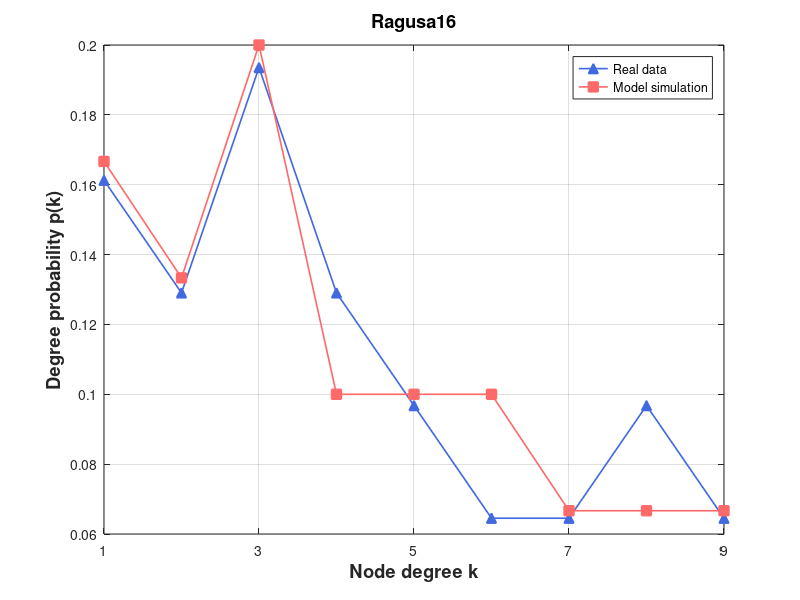

This figure's MATLAB source:
% Create some data
% 定义度数直方图

degree_hist1 = [0, 5, 4, 6, 4, 3, 2, 2, 3, 2];
degree_hist2 = [0, 5, 4, 6, 3, 3, 3, 2, 2, 2];

% 将度数直方图转换为浮点型数组

degree_hist1 = double(degree_hist1);
degree_hist2 = double(degree_hist2);

degree1 = degree_hist1(2:end);
degree2 = degree_hist2(2:end);
% 计算度数概率
degree_prob1 = degree1 / sum(degree1);
degree_prob2 = degree2 / sum(degree2);

figure

set(gca, 'FontSize', 12);

  
plot(1:length(degree_prob1), degree_prob1, '^-','Color',[65/256,105/256,225/256],'LineWidth',1.2,'Markersize',7,'MarkerFaceColor',[65/256,105/256,225/256])

hold on
%plot(eb, predictionData,'ro-','LineWidth',1.2,'Markersize',7,'MarkerFaceColor','r')
%plot(eb, predictionData, 's-','Color',[171/256,130/256,255/256],'LineWidth',1.2,'Markersize',7,'MarkerFaceColor',[171/256,130/256,255/256]) 
%plot(eb, epsilon7, 's-','Color',[0/256,206/256,209/256],'LineWidth',1.2,'Markersize',7,'MarkerFaceColor',[0/256,206/256,209/256])

%plot(eb, size700, 's-','Color',[171/256,130/256,255/256],'LineWidth',1.2,'Markersize',7,'MarkerFaceColor',[171/256,130/256,255/256]) %Purple
plot(1:length(degree_prob2), degree_prob2, 's-','Color',[255/256,106/256,106/256],'LineWidth',1.2,'Markersize',7,'MarkerFaceColor',[255/256,106/256,106/256])



% Turn on the grid
grid on

% Add title and axis labels
%title('Performance of Baseband QPSK')
xlabel('Node degree k','FontSize',13.2,'FontWeight','bold')
ylabel('Degree probability p(k)','FontSize',13.2,'FontWeight','bold')
legend('Real data', 'Model simulation')
% title('Wikibooks (Initial)', 'FontSize', 13.2, 'FontWeight', 'bold')
title('Ragusa16', 'FontSize', 13.2, 'FontWeight', 'bold')
% axis([0.03 1.02 0 0.35])
%set(gca,'xtick',[xmin:step:xmax])
% set(gca,'xtick',[1:1000:11000])
set(gca,'xtick', 1:2:max(length(degree_prob1),length(degree_prob2)))
% set(gca,'xticklabels',{'0','0.16','0.32','0.48','0.64','0.80'});
%set(gca,'ytick',[0:0.05:0.35])
xlim([1 max(length(degree_prob1),length(degree_prob2))])
%set(gca,'xscale','log')